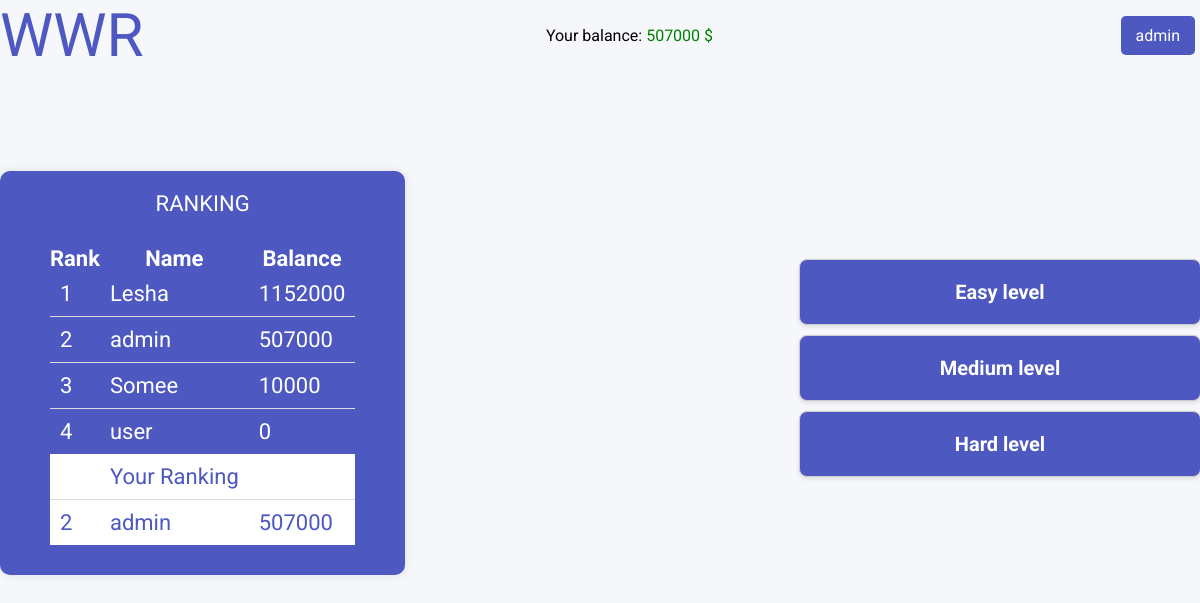
The app's page /tests/ (signed in) with its own data.
### custom_profile/models.py (models this page shows, shortened)
class Profile(models.Model):
    user = models.OneToOneField(User, on_delete=models.CASCADE)
    balance = models.PositiveIntegerField(default=0, validators=[MaxValueValidator(3000000), MinValueValidator(0)])
    avatar = models.ImageField(blank=True, upload_to='profile/')

### tests/views.py (the view)
# urls.py: path('tests/', views.indexView, name='home'),
def indexView(request):
    if request.user.is_authenticated:
        cuser = request.user
        try:
            cuser_profile = Profile.objects.get(user=cuser)
        except Profile.DoesNotExist:
            cuser_profile = None
        profiles = Profile.objects.all().order_by('-balance')
        cuser_rank = list(profiles).index(cuser_profile) + 1 if cuser_profile else None
        ranked_profiles = [(index + 1, profile) for index, profile in enumerate(profiles)]
        return render(request, template_name='index.html',
                      context={'ranked_profiles': ranked_profiles, 'cuser_profile': cuser_profile,
                               'cuser_rank': cuser_rank})
    else:
        return render(request, template_name='index.html',
                      context={'ranked_profiles': [], 'cuser_profile': None, 'cuser_rank': None})

### templates/index.html
{% load static %}
{% include 'header.html' %}
<div class="container">
    <div class="main">
        <div class="rating">
            <table>
                <caption>RANKING</caption>
                <thead>
                    <tr>
                        <th>Rank</th>
                        <th>Name</th>
                        <th>Balance</th>
                    </tr>
                </thead>
                <tbody>
                    {% if ranked_profiles %}
                        {% for rank, profile in ranked_profiles %}
                            <tr>
                                <td>{{ rank }}</td>
                                <td>{{ profile.user.username }}</td>
                                <td>{{ profile.balance }}</td>
                            </tr>
                        {% endfor %}
                    {% else %}
                        <tr>
                            <td colspan="3">Didn't find users</td>
                        </tr>
                    {% endif %}
                </tbody>
                <tfoot>
                    <tr>
                        <td></td>
                        <td>Your Ranking</td>
                        <td></td>
                    </tr>
                    <tr>
                        <td>{{ cuser_rank }}</td>
                        <td>{{ cuser_profile.user.username }}</td>
                        <td>{{ cuser_profile.balance }}</td>
                    </tr>
                </tfoot>
            </table>
        </div>
        <div class="tests">
            <a href="{% url 'questions' level='easy' id=1 %}" class="card button blue_button"><p>Easy level</p></a>
            <a href="{% url 'questions' level='medium' id=1 %}" class="card button blue_button"><p>Medium level</p></a>
            <a href="{% url 'questions' level='hard' id=1 %}" class="card button blue_button"><p>Hard level</p></a>
        </div>
    </div>
</div>
</body>
</html>

### templates/header.html (shortened to what this page needs)
{% load static %}
<!doctype html>
<html lang="`en`">
<head>
    <link rel="stylesheet" href="{% static 'css/styles.css' %}">
</head>
<body>
<div class="container">
    <nav class="nav-wrapper">
        <div class="logo-nav">
            <span>WWR</span>
        </div>
        {% if user.is_authenticated %}
            <div>
                <p>Your balance: <span class="green">{{ user.profile.balance }} $</span></p>
            </div>
        {% endif %}
        <div class="right-nav-inner">
            {% if user.is_authenticated %}
                <a href="/profile" class=" profile-btn button blue_button">{{ user.username }}</a>
            {% else %}
                <a class=" profile-btn button blue_button" href="/accounts/login">
                    Sign in
                </a>
            {% endif %}
        </div>
    </nav>
</div>

### static/css/styles.css (style rules this page uses)
tfoot tr { background: white; color: #4d58c0; }
tfoot { border-radius: 10px; }
body { padding: 0; margin: 0; box-sizing: border-box; background: #f6f7fb; height: 100vh; }
* { padding: 0; margin: 0; font-family: 'Roboto', sans-serif; }
a { text-decoration: none; color: inherit; }
.logo-nav { font-size: 60px; color: var(--blue--next); }
:root { --green--right: green; --red--wrong: red; --blue--next: #4d58c0; --dark-blue-bg: #19233e; }
.button { border: none; border-radius: 5px; padding: 10px 15px; transition: 0.3s; color: white; margin: 0 5px; }
.blue_button { background: var(--blue--next); }
.nav-wrapper { display: flex; align-items: center; justify-content: space-between; }
.container { max-width: 1300px; margin: 0 auto auto; }
.main { display: flex; justify-content: space-between; align-items: center; margin-top: 100px; }
.card { display: block; width: 100%; padding: 20px 0; border: 1px solid #ccc; border-radius: 8px; box-shadow: 0 2px 4px rgba(0, 0, 0, 0.1); text-align: center; font-size: 20px; font-weight: bold; margin-bottom: 10px; transition: background-color 0.3s ease; cursor: pointer; }
.tests { width: 400px; height: 200px; display: flex; align-items: center; justify-content: center; flex-direction: column; }
.rating { background-color: var(--blue--next); padding: 20px 50px; border-radius: 10px; box-shadow: 0 0 10px rgba(0, 0, 0, 0.1); max-width: 400px; }
.rating caption { margin-bottom: 30px; }
.rating table { width: 100%; border-collapse: collapse; margin-bottom: 10px; color: white; font-size: 22px; }
.rating table tr td { padding: 10px; border-bottom: 1px solid #ddd; }
.rating table tr:last-child td { border-bottom: none; }
.green { color: green; }

### records on screen
Profile: rank "1", user.username "Lesha", balance "1152000"
Profile: id "2", user.username "admin", balance "507000"
Profile: rank "3", user.username "Somee", balance "10000"
Profile: id "4", user.username "user", balance "0"

### other values on screen
{{ user.profile.balance }} "507000"
{{ user.username }} "admin"
{{ cuser_rank }} "2"
